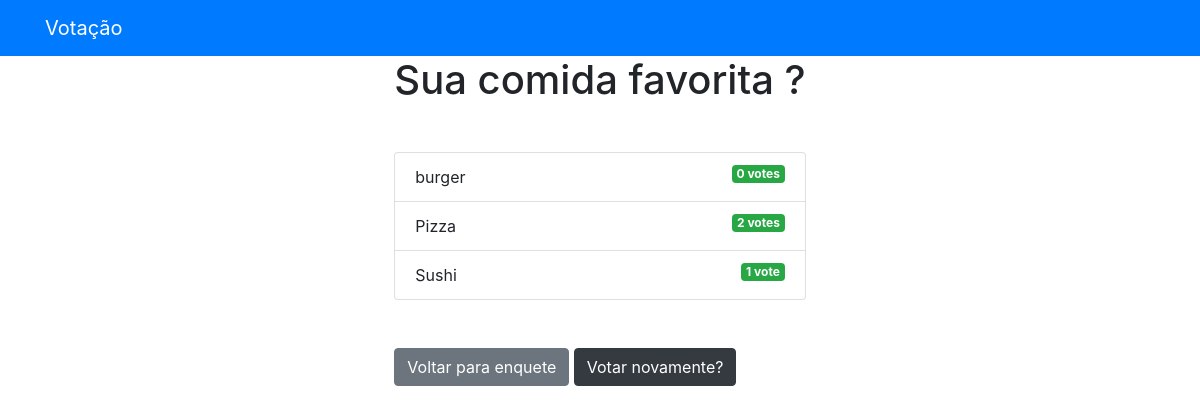
Screenshot of /polls/3/results/ with the database file from the repository.
### pollApp/models.py (models this page shows, shortened)
class Question(models.Model):
    question_text = models.CharField(max_length = 300)
    pub_date = models.DateTimeField('date published')

class Choice(models.Model):
    question = models.ForeignKey(Question, on_delete = models.CASCADE)
    choice_text = models.CharField(max_length = 200)
    votes = models.IntegerField(default=0)

### pollApp/views.py (the view)
# urls.py: path('<int:question_id>/results/', views.results, name='results'),
def results(request, question_id):
    question = get_object_or_404(Question, pk = question_id)
    return render(request, 'polls/results.html',
                    {'question':question})

### templates/polls/results.html
{% extends 'base.html' %}
{% block content %}
<h1 class ="mb-5 text-center">{{ question.question_text }}</h1>
<ul class ="list-group mb-5">
	{% for choice in question.choice_set.all %}
	<li class ="list-group-item">
		{{ choice.choice_text }} <span class ="badge badge-success float-right">{{ choice.votes }}
			vote{{ choice.votes | pluralize }}</span>
	</li>
	{% endfor %}
</ul>
<a class ="btn btn-secondary" href ="{% url 'polls:index' %}">Voltar para enquete</a>
<a class ="btn btn-dark" href ="{% url 'polls:detail' question.id %}">Votar novamente?</a>
{% endblock %}

### rows the page displays
Question: question_text "Sua comida favorita ?"
Choice: choice_text "burger", votes "0", votes|pluralize "s"
Choice: choice_text "Pizza", votes "2", votes|pluralize "s"
Choice: choice_text "Sushi", votes "1"
